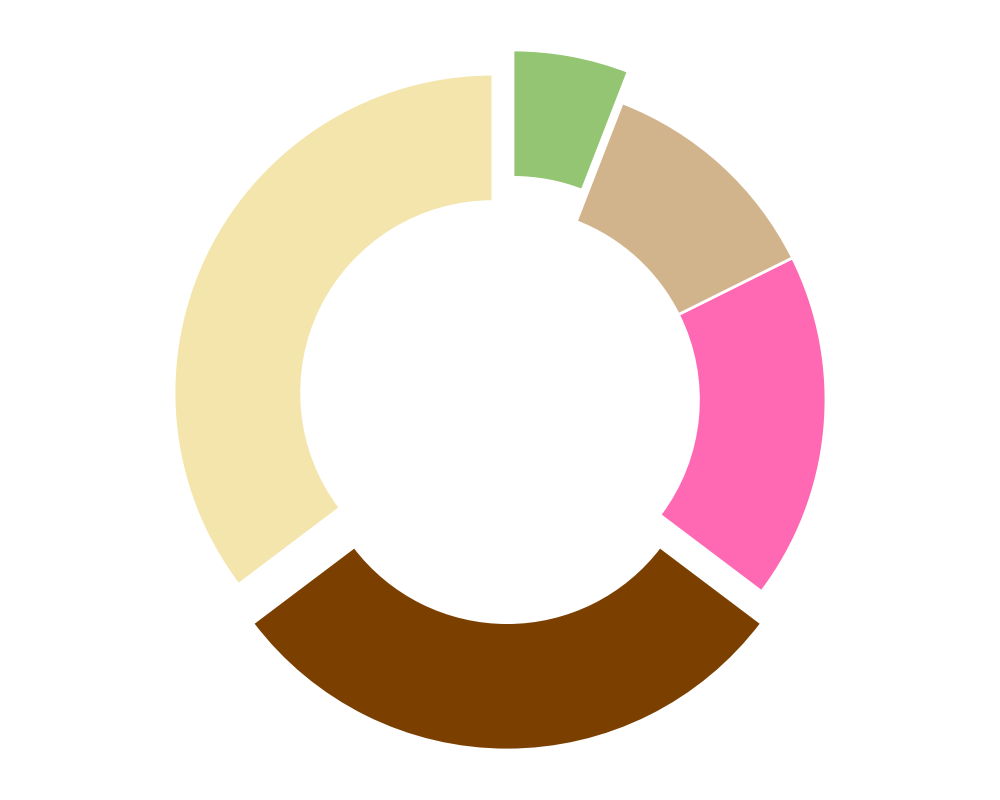

Generate this figure with Python:
import matplotlib.pyplot as plt
import numpy as np

percentages = [30, 25, 15, 10, 5]
colors = ['#f3e5ab', '#7b3f00', '#ff69b4', '#d2b48c', '#93c572']
explode = (0.05, 0.1, 0, 0, 0.1)

fig, ax = plt.subplots(figsize=(10, 8))

wedges, texts = ax.pie(
    percentages, 
    startangle=90,
    colors=colors,
    explode=explode,
    wedgeprops=dict(width=0.4, edgecolor='w', lw=2)
)

for text in texts:
    text.set_fontsize(0)  # effectively removes the text

ax.axis('equal')

plt.tight_layout()
plt.grid(axis='y', linestyle='--', linewidth=0.5)
plt.show()
